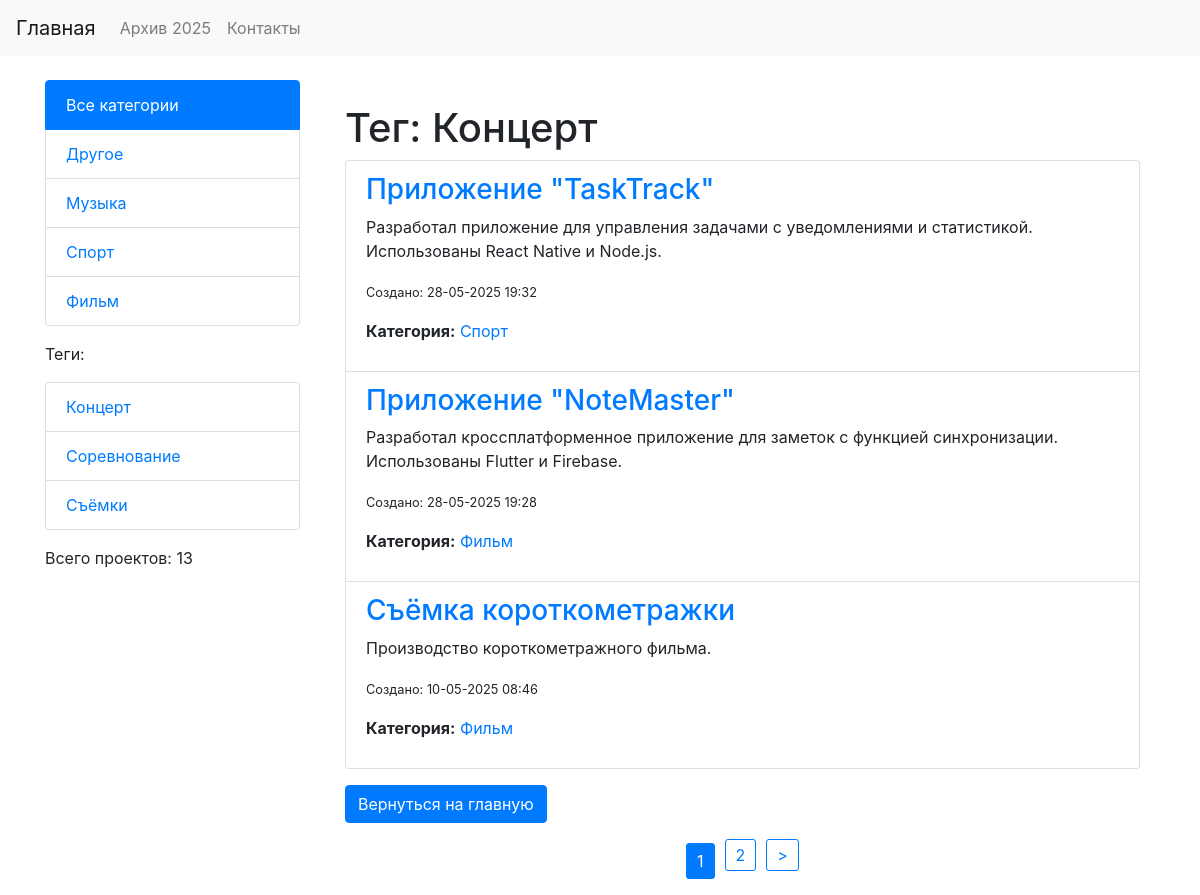
/tag/concert/, run on the app's committed database.
### portfolio/models.py (models this page shows, shortened)
class Category(models.Model):
    name = models.CharField("Название категории", max_length=100, db_index=True)
    slug = models.SlugField("Слаг", max_length=255, unique=True, db_index=True)
    class Meta:
        verbose_name = 'Категория'
        verbose_name_plural = 'Категории'

class Tag(models.Model):
    name = models.CharField("Название тега", max_length=100, db_index=True)
    slug = models.SlugField("Слаг", max_length=255, unique=True, db_index=True)
    class Meta:
        verbose_name = 'Тег'
        verbose_name_plural = 'Теги'

class PortfolioItem(models.Model):
    title = models.CharField("Название", max_length=255)
    description = models.TextField("Описание")
    image = models.ImageField("Изображение", upload_to='portfolio_images/', blank=True, null=True)
    created_at = models.DateTimeField("Дата создания", auto_now_add=True)
    updated_at = models.DateTimeField("Дата обновления", auto_now=True)
    slug = models.SlugField(max_length=255, unique=True, blank=True, null=True)
    is_published = models.BooleanField("Опубликовано", default=True)
    category = models.ForeignKey(
        Category,
        on_delete=models.PROTECT,
        related_name='portfolio_items',
        verbose_name="Категория",
        null=True,  # Временно, чтобы избежать ошибок
    )
    tags = models.ManyToManyField(
        Tag,
        blank=True,
        related_name='portfolio_items',
        verbose_name="Теги"
    )
    client = models.OneToOneField(
        Client,
        on_delete=models.SET_NULL,
        null=True,
        blank=True,
        related_name='portfolio_item',
        verbose_name="Клиент"
    )
    class Meta:
        verbose_name = 'Элемент портфолио'
        verbose_name_plural = 'Элементы портфолио'
    objects = models.Manager()
    published = PublishedManager()

### portfolio/views.py (the view)
# urls.py: path('tag/<slug:tag_slug>/', views.TagDetailView.as_view(), name='tag_detail'),
class TagDetailView(DataMixin, ListView):
    model = PortfolioItem
    template_name = 'portfolio/tag_detail.html'
    context_object_name = 'items'
    allow_empty = False
    def get_queryset(self):
        tag = get_object_or_404(Tag, slug=self.kwargs['tag_slug'])
        return PortfolioItem.published.filter(tags=tag).order_by('-created_at')
    def get_context_data(self, **kwargs):
        context = super().get_context_data(**kwargs)
        tag = get_object_or_404(Tag, slug=self.kwargs['tag_slug'])
        return self.get_mixin_context(context, title=f'Тег: {tag.name}', tag=tag)

### portfolio/converters.py (called while the page is built)
    def to_url(self, value):
        return f"{value:04d}"

### portfolio/models.py (called while the page is built)
    def get_queryset(self):
        return super().get_queryset().filter(is_published=True)

### portfolio/templatetags/portfolio_tags.py (called while the page is built)
@register.simple_tag
def portfolio_count():
    return PortfolioItem.objects.count()

@register.inclusion_tag('portfolio/partial_categories.html')
def show_categories(selected_cat_slug=None):
    categories = Category.objects.annotate(total=Count('portfolio_items')).filter(total__gt=0)
    return {'categories': categories, 'selected_cat_slug': selected_cat_slug}

@register.inclusion_tag('portfolio/partial_tags.html')
def show_tags():
    tags = Tag.objects.annotate(total=Count('portfolio_items')).filter(total__gt=0)
    return {'tags': tags}

### portfolio/utils.py (called while the page is built)
    def get_mixin_context(self, context, **kwargs):
        if self.title_page:
            context['title'] = self.title_page
        context['menu'] = menu
        context.update(kwargs)
        return context

### templates/portfolio/tag_detail.html (shortened to what this page needs)
{% extends 'portfolio/base.html' %}
{% block content %}
<div class="container mt-4">
  <h1>Тег: {{ tag.name }}</h1>
  {% if items %}
    <ul class="list-group">
      {% for item in items %}
        <li class="list-group-item">
          <h3><a href="{% url 'portfolio:portfolio_detail' item.slug %}">{{ item.title }}</a></h3>
          <p>{{ item.description|truncatewords:20 }}</p>
          <p><small>Создано: {{ item.created_at|date:"d-m-Y H:i" }}</small></p>
          <p><strong>Категория:</strong> <a href="{% url 'portfolio:category_detail' item.category.slug %}">{{ item.category.name }}</a></p>
        </li>
      {% endfor %}
    </ul>
  {% else %}
    <p>Нет элементов с тегом «{{ tag.name }}».</p>
  {% endif %}
  <a href="{% url 'portfolio:portfolio_list' %}" class="btn btn-primary mt-3">Вернуться на главную</a>
</div>
{% endblock %}

### templates/portfolio/partial_categories.html
{% if categories %}
<ul class="list-group mb-3">
  {% if not selected_cat_slug %}
    <li class="list-group-item active">Все категории</li>
  {% else %}
    <li class="list-group-item"><a href="{% url 'portfolio:portfolio_list' %}">Все категории</a></li>
  {% endif %}
  {% for cat in categories %}
    <li class="list-group-item {% if cat.slug == selected_cat_slug %}active{% endif %}">
      <a href="{% url 'portfolio:category_detail' cat.slug %}">{{ cat.name }}</a>
    </li>
  {% endfor %}
</ul>
{% endif %}

### templates/portfolio/partial_tags.html
{% if tags %}
<p>Теги:</p>
<ul class="list-group mb-3">
  {% for tag in tags %}
    <li class="list-group-item">
      <a href="{% url 'portfolio:tag_detail' tag.slug %}">{{ tag.name }}</a>
    </li>
  {% endfor %}
</ul>
{% endif %}

### data on the page
Category: name "Другое"
Category: name "Музыка"
Category: name "Спорт"
Category: name "Фильм"
Tag: name "Концерт"
Tag: name "Соревнование"
Tag: name "Съёмки"
PortfolioItem: title "Приложение \"TaskTrack\"", description "Разработал приложение для управления задачами с уведомлениями и статистикой. Использованы React Native и Node.js.", created_at "28-05-2025 19:32", category.name "Спорт"
PortfolioItem: title "Приложение \"NoteMaster\"", description "Разработал кроссплатформенное приложение для заметок с функцией синхронизации. Использованы Flutter и Firebase.", created_at "28-05-2025 19:28", category.name "Фильм"
PortfolioItem: title "Съёмка короткометражки", description "Производство короткометражного фильма.", created_at "10-05-2025 08:46", category.name "Фильм"

### other printed values
{{ p }} "1"
{{ p }} "2"
